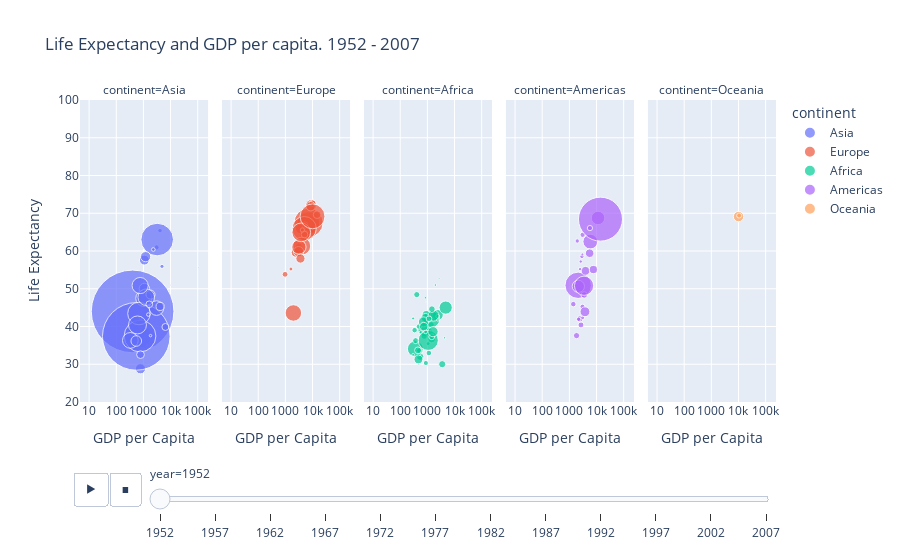

This figure's notebook cell:
### Code cell
px.scatter(data_frame=gapminder,
           x='gdpPercap',
           y='lifeExp',
           size='pop',
           facet_col='continent',
#            facet_row='continent',
           color='continent',
           title='Life Expectancy and GDP per capita. 1952 - 2007',
           labels={'gdpPercap': 'GDP per Capita',
                   'lifeExp': 'Life Expectancy'},
           log_x=True,
           range_y=[20, 100],
           hover_name='country',
           animation_frame='year',
           height=600,
           size_max=90
          )

### Figure 1 — Plotly figure (JSON) as saved in the notebook; plotly's stock layout.template omitted (floating-point values rounded to 4 significant figures)
{"data": [{"hovertemplate": "<b>%{hovertext}</b><br><br>continent=Asia<br>year=1952<br>GDP per Capita=%{x}<br>Life Expectancy=%{y}<br>pop=%{marker.size}<extra></extra>", "hovertext": ["Afghanistan", "Bahrain", "Bangladesh", "Cambodia", "China", "Hong Kong, China", "India", "Indonesia", "Iran", "Iraq", "Israel", "Japan", "Jordan", "Korea, Dem. Rep.", "Korea, Rep.", "Kuwait", "Lebanon", "Malaysia", "Mongolia", "Myanmar", "Nepal", "Oman", "Pakistan", "Philippines", "Saudi Arabia", "Singapore", "Sri Lanka", "Syria", "Taiwan", "Thailand", "Vietnam", "West Bank and Gaza", "Yemen, Rep."], "legendgroup": "Asia", "marker": {"color": "#636efa", "size": [8425333, 120447, 46886859, 4693836, 556263527, 2125900, 372000000, 82052000, 17272000, 5441766, 1620914, 86459025, 607914, 8865488, 20947571, 160000, 1439529, 6748378, 800663, 20092996, 9182536, 507833, 41346560, 22438691, 4005677, 1127000, 7982342, 3661549, 8550362, 21289402, 26246839, 1030585, 4963829], "sizemode": "area", "sizeref": 162800.0, "symbol": "circle"}, "mode": "markers", "name": "Asia", "orientation": "v", "showlegend": true, "type": "scatter", "x": [779.4, 9867.0, 684.2, 368.5, 400.4, 3054.0, 546.6, 749.7, 3035.0, 4130.0, 4087.0, 3217.0, 1547.0, 1088.0, 1031.0, 108400.0, 4835.0, 1831.0, 786.6, 331, 545.9, 1828.0, 684.6, 1273.0, 6460.0, 2315.0, 1084.0, 1643.0, 1207.0, 757.8, 605.1, 1516.0, 781.7], "xaxis": "x", "y": [28.8, 50.94, 37.48, 39.42, 44, 60.96, 37.37, 37.47, 44.87, 45.32, 65.39, 63.03, 43.16, 50.06, 47.45, 55.56, 55.93, 48.46, 42.24, 36.32, 36.16, 37.58, 43.44, 47.75, 39.88, 60.4, 57.59, 45.88, 58.5, 50.85, 40.41, 43.16, 32.55], "yaxis": "y"}, {"hovertemplate": "<b>%{hovertext}</b><br><br>continent=Europe<br>year=1952<br>GDP per Capita=%{x}<br>Life Expectancy=%{y}<br>pop=%{marker.size}<extra></extra>", "hovertext": ["Albania", "Austria", "Belgium", "Bosnia and Herzegovina", "Bulgaria", "Croatia", "Czech Republic", "Denmark", "Finland", "France", "Germany", "Greece", "Hungary", "Iceland", "Ireland", "Italy", "Montenegro", "Netherlands", "Norway", "Poland", "Portugal", "Romania", "Serbia", "Slovak Republic", "Slovenia", "Spain", "Sweden", "Switzerland", "Turkey", "United Kingdom"], "legendgroup": "Europe", "marker": {"color": "#EF553B", "size": [1282697, 6927772, 8730405, 2791000, 7274900, 3882229, 9125183, 4334000, 4090500, 42459667, 69145952, 7733250, 9504000, 147962, 2952156, 47666000, 413834, 10381988, 3327728, 25730551, 8526050, 16630000, 6860147, 3558137, 1489518, 28549870, 7124673, 4815000, 22235677, 50430000], "sizemode": "area", "sizeref": 162800.0, "symbol": "circle"}, "mode": "markers", "name": "Europe", "orientation": "v", "showlegend": true, "type": "scatter", "x": [1601.0, 6137.0, 8343.0, 973.5, 2444.0, 3119.0, 6876.0, 9692.0, 6425.0, 7030.0, 7144.0, 3531.0, 5264.0, 7268.0, 5210.0, 4931.0, 2648.0, 8942.0, 10100.0, 4029.0, 3068.0, 3145.0, 3581.0, 5075.0, 4215.0, 3834.0, 8528.0, 14730.0, 1969.0, 9980.0], "xaxis": "x2", "y": [55.23, 66.8, 68, 53.82, 59.6, 61.21, 66.87, 70.78, 66.55, 67.41, 67.5, 65.86, 64.03, 72.49, 66.91, 65.94, 59.16, 72.13, 72.67, 61.31, 59.82, 61.05, 58.0, 64.36, 65.57, 64.94, 71.86, 69.62, 43.59, 69.18], "yaxis": "y2"}, {"hovertemplate": "<b>%{hovertext}</b><br><br>continent=Africa<br>year=1952<br>GDP per Capita=%{x}<br>Life Expectancy=%{y}<br>pop=%{marker.size}<extra></extra>", "hovertext": ["Algeria", "Angola", "Benin", "Botswana", "Burkina Faso", "Burundi", "Cameroon", "Central African Republic", "Chad", "Comoros", "Congo, Dem. Rep.", "Congo, Rep.", "Cote d'Ivoire", "Djibouti", "Egypt", "Equatorial Guinea", "Eritrea", "Ethiopia", "Gabon", "Gambia", "Ghana", "Guinea", "Guinea-Bissau", "Kenya", "Lesotho", "Liberia", "Libya", "Madagascar", "Malawi", "Mali", "Mauritania", "Mauritius", "Morocco", "Mozambique", "Namibia", "Niger", "Nigeria", "Reunion", "Rwanda", "Sao Tome and Principe", "Senegal", "Sierra Leone", "Somalia", "South Africa", "Sudan", "Swaziland", "Tanzania", "Togo", "Tunisia", "Uganda", "Zambia", "Zimbabwe"], "legendgroup": "Africa", "marker": {"color": "#00cc96", "size": [9279525, 4232095, 1738315, 442308, 4469979, 2445618, 5009067, 1291695, 2682462, 153936, 14100005, 854885, 2977019, 63149, 22223309, 216964, 1438760, 20860941, 420702, 284320, 5581001, 2664249, 580653, 6464046, 748747, 863308, 1019729, 4762912, 2917802, 3838168, 1022556, 516556, 9939217, 6446316, 485831, 3379468, 33119096, 257700, 2534927, 60011, 2755589, 2143249, 2526994, 14264935, 8504667, 290243, 8322925, 1219113, 3647735, 5824797, 2672000, 3080907], "sizemode": "area", "sizeref": 162800.0, "symbol": "circle"}, "mode": "markers", "name": "Africa", "orientation": "v", "showlegend": true, "type": "scatter", "x": [2449.0, 3521.0, 1063.0, 851.2, 543.3, 339.3, 1173.0, 1071.0, 1179.0, 1103.0, 780.5, 2126.0, 1389.0, 2670.0, 1419.0, 375.6, 328.9, 362.1, 4293.0, 485.2, 911.3, 510.2, 299.9, 853.5, 298.8, 575.6, 2388.0, 1443.0, 369.2, 452.3, 743.1, 1968.0, 1688.0, 468.5, 2424.0, 761.9, 1077.0, 2719.0, 493.3, 879.6, 1450.0, 879.8, 1136.0, 4725.0, 1616.0, 1148.0, 716.7, 859.8, 1468.0, 734.8, 1147.0, 406.9], "xaxis": "x3", "y": [43.08, 30.02, 38.22, 47.62, 31.98, 39.03, 38.52, 35.46, 38.09, 40.72, 39.14, 42.11, 40.48, 34.81, 41.89, 34.48, 35.93, 34.08, 37.0, 30, 43.15, 33.61, 32.5, 42.27, 42.14, 38.48, 42.72, 36.68, 36.26, 33.69, 40.54, 50.99, 42.87, 31.29, 41.73, 37.44, 36.32, 52.72, 40, 46.47, 37.28, 30.33, 32.98, 45.01, 38.63, 41.41, 41.22, 38.6, 44.6, 39.98, 42.04, 48.45], "yaxis": "y3"}, {"hovertemplate": "<b>%{hovertext}</b><br><br>continent=Americas<br>year=1952<br>GDP per Capita=%{x}<br>Life Expectancy=%{y}<br>pop=%{marker.size}<extra></extra>", "hovertext": ["Argentina", "Bolivia", "Brazil", "Canada", "Chile", "Colombia", "Costa Rica", "Cuba", "Dominican Republic", "Ecuador", "El Salvador", "Guatemala", "Haiti", "Honduras", "Jamaica", "Mexico", "Nicaragua", "Panama", "Paraguay", "Peru", "Puerto Rico", "Trinidad and Tobago", "United States", "Uruguay", "Venezuela"], "legendgroup": "Americas", "marker": {"color": "#ab63fa", "size": [17876956, 2883315, 56602560, 14785584, 6377619, 12350771, 926317, 6007797, 2491346, 3548753, 2042865, 3146381, 3201488, 1517453, 1426095, 30144317, 1165790, 940080, 1555876, 8025700, 2227000, 662850, 157553000, 2252965, 5439568], "sizemode": "area", "sizeref": 162800.0, "symbol": "circle"}, "mode": "markers", "name": "Americas", "orientation": "v", "showlegend": true, "type": "scatter", "x": [5911.0, 2677.0, 2109.0, 11370.0, 3940.0, 2144.0, 2627.0, 5587.0, 1398.0, 3522.0, 3048.0, 2428.0, 1840.0, 2195.0, 2899.0, 3478.0, 3112.0, 2480.0, 1952.0, 3759.0, 3082.0, 3023.0, 13990.0, 5717.0, 7690.0], "xaxis": "x4", "y": [62.48, 40.41, 50.92, 68.75, 54.74, 50.64, 57.21, 59.42, 45.93, 48.36, 45.26, 42.02, 37.58, 41.91, 58.53, 50.79, 42.31, 55.19, 62.65, 43.9, 64.28, 59.1, 68.44, 66.07, 55.09], "yaxis": "y4"}, {"hovertemplate": "<b>%{hovertext}</b><br><br>continent=Oceania<br>year=1952<br>GDP per Capita=%{x}<br>Life Expectancy=%{y}<br>pop=%{marker.size}<extra></extra>", "hovertext": ["Australia", "New Zealand"], "legendgroup": "Oceania", "marker": {"color": "#FFA15A", "size": [8691212, 1994794], "sizemode": "area", "sizeref": 162800.0, "symbol": "circle"}, "mode": "markers", "name": "Oceania", "orientation": "v", "showlegend": true, "type": "scatter", "x": [10040.0, 10560.0], "xaxis": "x5", "y": [69.12, 69.39], "yaxis": "y5"}], "layout": {"annotations": [{"font": {}, "showarrow": false, "text": "continent=Asia", "x": 0.092, "xanchor": "center", "xref": "paper", "y": 1, "yanchor": "bottom", "yref": "paper"}, {"font": {}, "showarrow": false, "text": "continent=Europe", "x": 0.296, "xanchor": "center", "xref": "paper", "y": 1, "yanchor": "bottom", "yref": "paper"}, {"font": {}, "showarrow": false, "text": "continent=Africa", "x": 0.5, "xanchor": "center", "xref": "paper", "y": 1, "yanchor": "bottom", "yref": "paper"}, {"font": {}, "showarrow": false, "text": "continent=Americas", "x": 0.704, "xanchor": "center", "xref": "paper", "y": 1, "yanchor": "bottom", "yref": "paper"}, {"font": {}, "showarrow": false, "text": "continent=Oceania", "x": 0.908, "xanchor": "center", "xref": "paper", "y": 1, "yanchor": "bottom", "yref": "paper"}], "autosize": true, "legend": {"itemsizing": "constant", "title": {"text": "continent"}, "tracegroupgap": 0}, "sliders": [{"active": 0, "currentvalue": {"prefix": "year="}, "len": 0.9, "pad": {"b": 10, "t": 60}, "steps": [{"args": [["1952"], {"frame": {"duration": 0, "redraw": false}, "fromcurrent": true, "mode": "immediate", "transition": {"duration": 0, "easing": "linear"}}], "label": "1952", "method": "animate"}, {"args": [["1957"], {"frame": {"duration": 0, "redraw": false}, "fromcurrent": true, "mode": "immediate", "transition": {"duration": 0, "easing": "linear"}}], "label": "1957", "method": "animate"}, {"args": [["1962"], {"frame": {"duration": 0, "redraw": false}, "fromcurrent": true, "mode": "immediate", "transition": {"duration": 0, "easing": "linear"}}], "label": "1962", "method": "animate"}, {"args": [["1967"], {"frame": {"duration": 0, "redraw": false}, "fromcurrent": true, "mode": "immediate", "transition": {"duration": 0, "easing": "linear"}}], "label": "1967", "method": "animate"}, {"args": [["1972"], {"frame": {"duration": 0, "redraw": false}, "fromcurrent": true, "mode": "immediate", "transition": {"duration": 0, "easing": "linear"}}], "label": "1972", "method": "animate"}, {"args": [["1977"], {"frame": {"duration": 0, "redraw": false}, "fromcurrent": true, "mode": "immediate", "transition": {"duration": 0, "easing": "linear"}}], "label": "1977", "method": "animate"}, {"args": [["1982"], {"frame": {"duration": 0, "redraw": false}, "fromcurrent": true, "mode": "immediate", "transition": {"duration": 0, "easing": "linear"}}], "label": "1982", "method": "animate"}, {"args": [["1987"], {"frame": {"duration": 0, "redraw": false}, "fromcurrent": true, "mode": "immediate", "transition": {"duration": 0, "easing": "linear"}}], "label": "1987", "method": "animate"}, {"args": [["1992"], {"frame": {"duration": 0, "redraw": false}, "fromcurrent": true, "mode": "immediate", "transition": {"duration": 0, "easing": "linear"}}], "label": "1992", "method": "animate"}, {"args": [["1997"], {"frame": {"duration": 0, "redraw": false}, "fromcurrent": true, "mode": "immediate", "transition": {"duration": 0, "easing": "linear"}}], "label": "1997", "method": "animate"}, {"args": [["2002"], {"frame": {"duration": 0, "redraw": false}, "fromcurrent": true, "mode": "immediate", "transition": {"duration": 0, "easing": "linear"}}], "label": "2002", "method": "animate"}, {"args": [["2007"], {"frame": {"duration": 0, "redraw": false}, "fromcurrent": true, "mode": "immediate", "transition": {"duration": 0, "easing": "linear"}}], "label": "2007", "method": "animate"}], "x": 0.1, "xanchor": "left", "y": 0, "yanchor": "top"}], "title": {"text": "Life Expectancy and GDP per capita. 1952 - 2007"}, "updatemenus": [{"buttons": [{"args": [null, {"frame": {"duration": 500, "redraw": false}, "fromcurrent": true, "mode": "immediate", "transition": {"duration": 500, "easing": "linear"}}], "label": "&#9654;", "method": "animate"}, {"args": [[null], {"frame": {"duration": 0, "redraw": false}, "fromcurrent": true, "mode": "immediate", "transition": {"duration": 0, "easing": "linear"}}], "label": "&#9724;", "method": "animate"}], "direction": "left", "pad": {"r": 10, "t": 70}, "showactive": false, "type": "buttons", "x": 0.1, "xanchor": "right", "y": 0, "yanchor": "top"}], "xaxis": {"anchor": "y", "autorange": true, "domain": [0, 0.184], "range": [1.361, 5.908], "title": {"text": "GDP per Capita"}, "type": "log"}, "xaxis2": {"anchor": "y2", "autorange": true, "domain": [0.204, 0.388], "matches": "x", "range": [1.361, 5.908], "title": {"text": "GDP per Capita"}, "type": "log"}, "xaxis3": {"anchor": "y3", "autorange": true, "domain": [0.408, 0.592], "matches": "x", "range": [1.361, 5.908], "title": {"text": "GDP per Capita"}, "type": "log"}, "xaxis4": {"anchor": "y4", "autorange": true, "domain": [0.612, 0.796], "matches": "x", "range": [1.361, 5.908], "title": {"text": "GDP per Capita"}, "type": "log"}, "xaxis5": {"anchor": "y5", "autorange": true, "domain": [0.816, 1], "matches": "x", "range": [1.361, 5.908], "title": {"text": "GDP per Capita"}, "type": "log"}, "yaxis": {"anchor": "x", "domain": [0, 1], "range": [20, 100], "title": {"text": "Life Expectancy"}, "type": "linear"}, "yaxis2": {"anchor": "x2", "domain": [0, 1], "matches": "y", "showticklabels": false, "type": "linear"}, "yaxis3": {"anchor": "x3", "domain": [0, 1], "matches": "y", "showticklabels": false, "type": "linear"}, "yaxis4": {"anchor": "x4", "domain": [0, 1], "matches": "y", "showticklabels": false, "type": "linear"}, "yaxis5": {"anchor": "x5", "domain": [0, 1], "matches": "y", "showticklabels": false, "type": "linear"}}}
